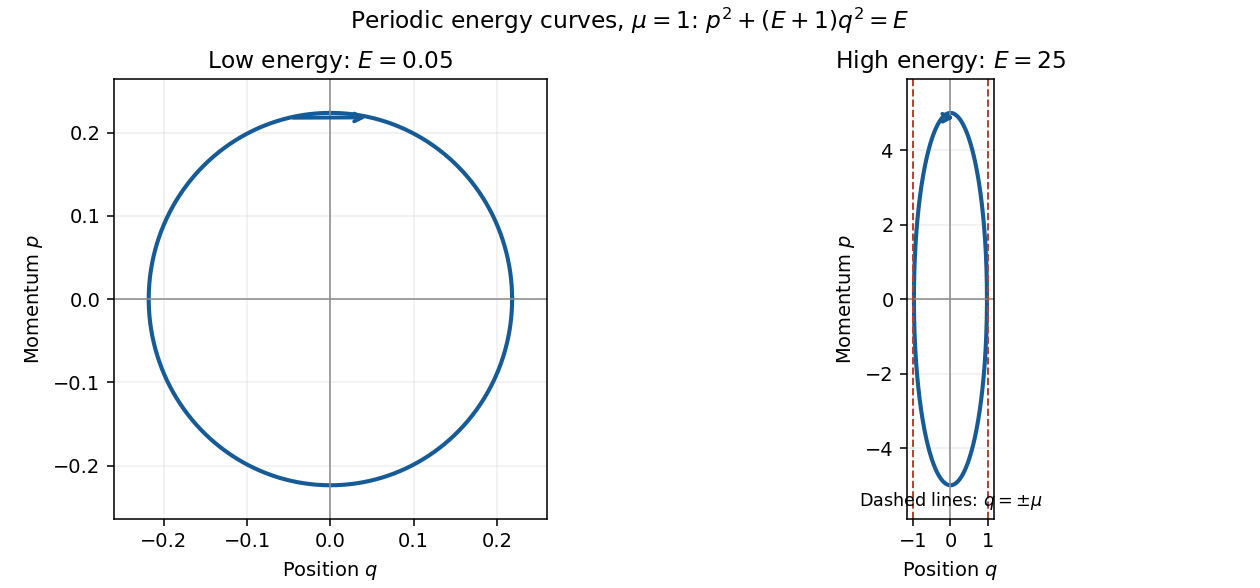

Write the Python code that produced this figure.
"""Energy orbits; Python 3.14, numpy 2.3.5, matplotlib 3.10.7.

Writes one opaque PNG basename to the caller's current directory. MPLCONFIGDIR
is left under caller control. No source image or external data are used.
"""
import numpy as np
import matplotlib
matplotlib.use('Agg')
import matplotlib.pyplot as plt

mu=1.0
fig,axes=plt.subplots(1,2,figsize=(9,4.2),layout='constrained',facecolor='white')
for ax,E in zip(axes,[0.05,25.0]):
    q0=mu*np.sqrt(E/(E+1));p0=mu*np.sqrt(E)
    theta=np.linspace(0,2*np.pi,700)
    ax.plot(q0*np.cos(theta),p0*np.sin(theta),color='#165a96',lw=2.1)
    ax.annotate('',xy=(q0*np.cos(1.35),p0*np.sin(1.35)),
        xytext=(q0*np.cos(1.8),p0*np.sin(1.8)),
        arrowprops={'arrowstyle':'->','color':'#165a96','lw':2})
    ax.axhline(0,color='0.55',lw=.8);ax.axvline(0,color='0.55',lw=.8)
    extent=max(q0*1.18,0.26)
    ax.set_xlim(-extent,extent);ax.set_ylim(-1.18*p0,1.18*p0)
    ax.set_facecolor('white');ax.set_xlabel(r'Position $q$');ax.set_ylabel(r'Momentum $p$')
    ax.set_title(('Low energy' if E<1 else 'High energy')+fr': $E={E:g}$')
    ax.grid(alpha=.2)
    ax.set_aspect('equal',adjustable='box')
    if E>1:
        for wall in [-mu,mu]:ax.axvline(wall,color='#ad4335',ls='--',lw=1)
        ax.text(0,-1.11*p0,r'Dashed lines: $q=\pm\mu$',ha='center',fontsize=9)
fig.suptitle(r'Periodic energy curves, $\mu=1$: $p^2+(E+1)q^2=E$')
fig.savefig('paper-3-orbits.png',dpi=140,facecolor='white',transparent=False)
plt.close(fig)
